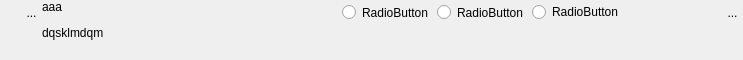
<?xml version="1.0" encoding="UTF-8"?>
<ui version="4.0">
 <class>WidgetRadioButton</class>
 <widget class="QWidget" name="WidgetRadioButton">
  <property name="geometry">
   <rect>
    <x>0</x>
    <y>0</y>
    <width>743</width>
    <height>60</height>
   </rect>
  </property>
  <property name="sizePolicy">
   <sizepolicy hsizetype="Preferred" vsizetype="Minimum">
    <horstretch>0</horstretch>
    <verstretch>0</verstretch>
   </sizepolicy>
  </property>
  <property name="minimumSize">
   <size>
    <width>0</width>
    <height>0</height>
   </size>
  </property>
  <property name="maximumSize">
   <size>
    <width>1677721</width>
    <height>60</height>
   </size>
  </property>
  <property name="windowTitle">
   <string>Form</string>
  </property>
  <layout class="QHBoxLayout" name="horizontalLayout_3">
   <property name="spacing">
    <number>0</number>
   </property>
   <property name="leftMargin">
    <number>0</number>
   </property>
   <property name="topMargin">
    <number>0</number>
   </property>
   <property name="rightMargin">
    <number>0</number>
   </property>
   <property name="bottomMargin">
    <number>0</number>
   </property>
   <item>
    <layout class="QVBoxLayout" name="verticalLayout_2">
     <property name="spacing">
      <number>0</number>
     </property>
     <item>
      <layout class="QHBoxLayout" name="horizontalLayout">
       <property name="spacing">
        <number>0</number>
       </property>
       <property name="sizeConstraint">
        <enum>QLayout::SetFixedSize</enum>
       </property>
       <item>
        <spacer name="horizontalSpacer_3">
         <property name="orientation">
          <enum>Qt::Horizontal</enum>
         </property>
         <property name="sizeType">
          <enum>QSizePolicy::Fixed</enum>
         </property>
         <property name="sizeHint" stdset="0">
          <size>
           <width>21</width>
           <height>20</height>
          </size>
         </property>
        </spacer>
       </item>
       <item>
        <widget class="MonBoutonValide" name="RBValide">
         <property name="minimumSize">
          <size>
           <width>21</width>
           <height>25</height>
          </size>
         </property>
         <property name="maximumSize">
          <size>
           <width>21</width>
           <height>25</height>
          </size>
         </property>
         <property name="focusPolicy">
          <enum>Qt::ClickFocus</enum>
         </property>
         <property name="toolTip">
          <string>Affiche le rapport de validation du mot-clef</string>
         </property>
         <property name="styleSheet">
          <string notr="true">border : 0px</string>
         </property>
         <property name="text">
          <string>...</string>
         </property>
         <property name="icon">
          <iconset>
           <normaloff>../Editeur/icons/ast-green-ball.png</normaloff>../Editeur/icons/ast-green-ball.png</iconset>
         </property>
         <property name="iconSize">
          <size>
           <width>25</width>
           <height>25</height>
          </size>
         </property>
        </widget>
       </item>
      </layout>
     </item>
     <item>
      <spacer name="verticalSpacer">
       <property name="orientation">
        <enum>Qt::Vertical</enum>
       </property>
       <property name="sizeHint" stdset="0">
        <size>
         <width>20</width>
         <height>5</height>
        </size>
       </property>
      </spacer>
     </item>
    </layout>
   </item>
   <item>
    <widget class="MonLabelClic" name="label">
     <property name="sizePolicy">
      <sizepolicy hsizetype="Fixed" vsizetype="Preferred">
       <horstretch>0</horstretch>
       <verstretch>0</verstretch>
      </sizepolicy>
     </property>
     <property name="minimumSize">
      <size>
       <width>300</width>
       <height>25</height>
      </size>
     </property>
     <property name="maximumSize">
      <size>
       <width>178</width>
       <height>16777215</height>
      </size>
     </property>
     <property name="frameShape">
      <enum>QFrame::NoFrame</enum>
     </property>
     <property name="text">
      <string>&lt;html&gt;&lt;head/&gt;&lt;body&gt;&lt;p&gt;aaa&lt;/p&gt;&lt;p&gt;dqsklmdqm&lt;/p&gt;&lt;/body&gt;&lt;/html&gt;</string>
     </property>
     <property name="scaledContents">
      <bool>false</bool>
     </property>
     <property name="alignment">
      <set>Qt::AlignLeading|Qt::AlignLeft|Qt::AlignTop</set>
     </property>
    </widget>
   </item>
   <item>
    <layout class="QVBoxLayout" name="verticalLayout">
     <property name="spacing">
      <number>0</number>
     </property>
     <property name="sizeConstraint">
      <enum>QLayout::SetMinimumSize</enum>
     </property>
     <item>
      <layout class="QHBoxLayout" name="horizontalLayout_2">
       <property name="spacing">
        <number>0</number>
       </property>
       <item>
        <widget class="QRadioButton" name="radioButton_1">
         <property name="sizePolicy">
          <sizepolicy hsizetype="MinimumExpanding" vsizetype="Minimum">
           <horstretch>0</horstretch>
           <verstretch>0</verstretch>
          </sizepolicy>
         </property>
         <property name="text">
          <string>RadioButton</string>
         </property>
        </widget>
       </item>
       <item>
        <widget class="QRadioButton" name="radioButton_2">
         <property name="sizePolicy">
          <sizepolicy hsizetype="MinimumExpanding" vsizetype="Fixed">
           <horstretch>0</horstretch>
           <verstretch>0</verstretch>
          </sizepolicy>
         </property>
         <property name="minimumSize">
          <size>
           <width>0</width>
           <height>25</height>
          </size>
         </property>
         <property name="text">
          <string>RadioButton</string>
         </property>
        </widget>
       </item>
       <item>
        <widget class="QRadioButton" name="radioButton_3">
         <property name="sizePolicy">
          <sizepolicy hsizetype="MinimumExpanding" vsizetype="Fixed">
           <horstretch>0</horstretch>
           <verstretch>0</verstretch>
          </sizepolicy>
         </property>
         <property name="text">
          <string>RadioButton</string>
         </property>
        </widget>
       </item>
       <item>
        <spacer name="horizontalSpacer_4">
         <property name="orientation">
          <enum>Qt::Horizontal</enum>
         </property>
         <property name="sizeType">
          <enum>QSizePolicy::Expanding</enum>
         </property>
         <property name="sizeHint" stdset="0">
          <size>
           <width>13</width>
           <height>20</height>
          </size>
         </property>
        </spacer>
       </item>
       <item>
        <widget class="QToolButton" name="RBPoubelle">
         <property name="minimumSize">
          <size>
           <width>21</width>
           <height>25</height>
          </size>
         </property>
         <property name="maximumSize">
          <size>
           <width>21</width>
           <height>25</height>
          </size>
         </property>
         <property name="focusPolicy">
          <enum>Qt::ClickFocus</enum>
         </property>
         <property name="toolTip">
          <string>Détruit le mot-clef</string>
         </property>
         <property name="styleSheet">
          <string notr="true">border : 0px</string>
         </property>
         <property name="text">
          <string>...</string>
         </property>
         <property name="icon">
          <iconset>
           <normaloff>../Editeur/icons/deleteRond.png</normaloff>../Editeur/icons/deleteRond.png</iconset>
         </property>
         <property name="iconSize">
          <size>
           <width>25</width>
           <height>25</height>
          </size>
         </property>
        </widget>
       </item>
      </layout>
     </item>
     <item>
      <spacer name="verticalSpacer_2">
       <property name="orientation">
        <enum>Qt::Vertical</enum>
       </property>
       <property name="sizeHint" stdset="0">
        <size>
         <width>20</width>
         <height>13</height>
        </size>
       </property>
      </spacer>
     </item>
    </layout>
   </item>
  </layout>
  <zorder>label</zorder>
  <zorder></zorder>
 </widget>
 <customwidgets>
  <customwidget>
   <class>MonBoutonValide</class>
   <extends>QToolButton</extends>
   <header>InterfaceGUI.QT5.monBoutonValide.h</header>
  </customwidget>
  <customwidget>
   <class>MonLabelClic</class>
   <extends>QLabel</extends>
   <header>InterfaceGUI.QT5.monLabelClic.h</header>
  </customwidget>
 </customwidgets>
 <resources/>
 <connections/>
</ui>
